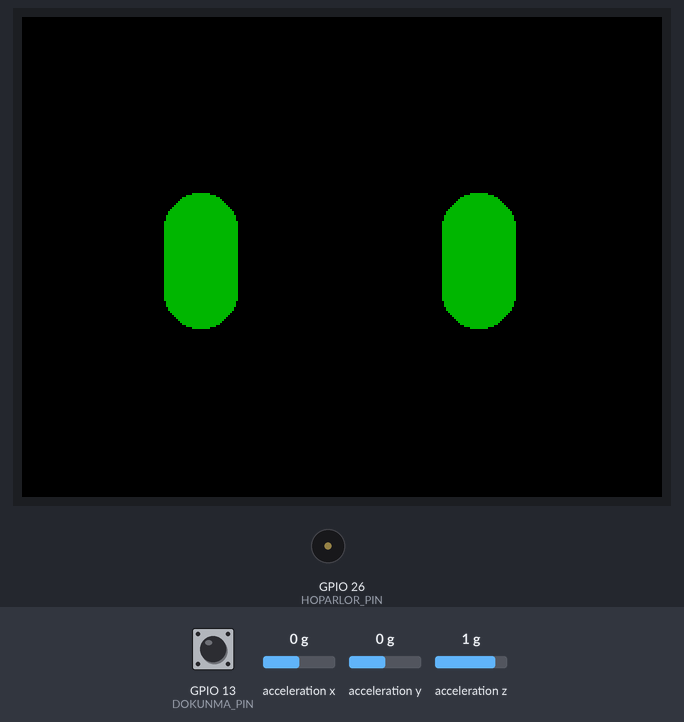
Simulated run of this sketch. Board: ESP32. Shown: 320×240 colour display, buzzer (waves = sounding). Wiring (inferred from the names in the program): MPU-6050 motion sensor at I2C address 0x68. Inputs (shaded band) come from the test bench; at power-on: GPIO 13 (DOKUNMA_PIN) LOW, acceleration y 0 g, acceleration x 0 g, acceleration z 1 g. I2S audio is not simulated (input reads silence); random numbers use the default seed unless the sketch sets one; what the sketch prints to the serial monitor is not drawn.

Above: at 5.26 s.
5.5 s: GPIO 13 (DOKUNMA_PIN) pulled HIGH for 0.3 s
At 9.59 s:
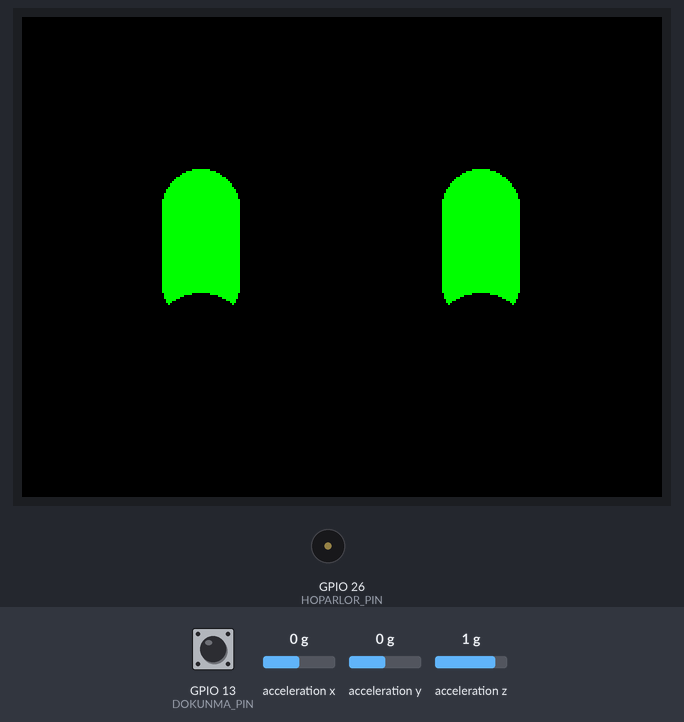
11.1 s: acceleration y set to -1.4 g
At 11.2 s:
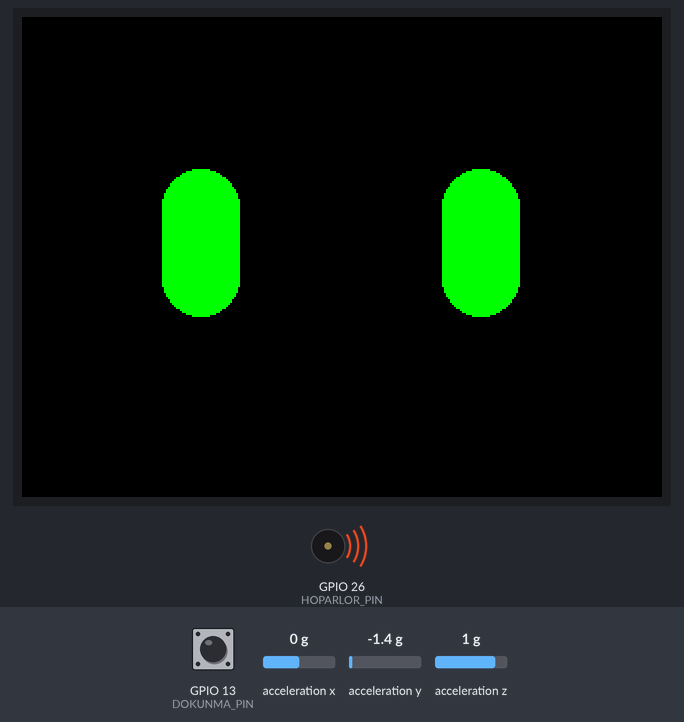
12.8 s: GPIO 13 (DOKUNMA_PIN) pulled HIGH for 1 s
At 13.43 s:
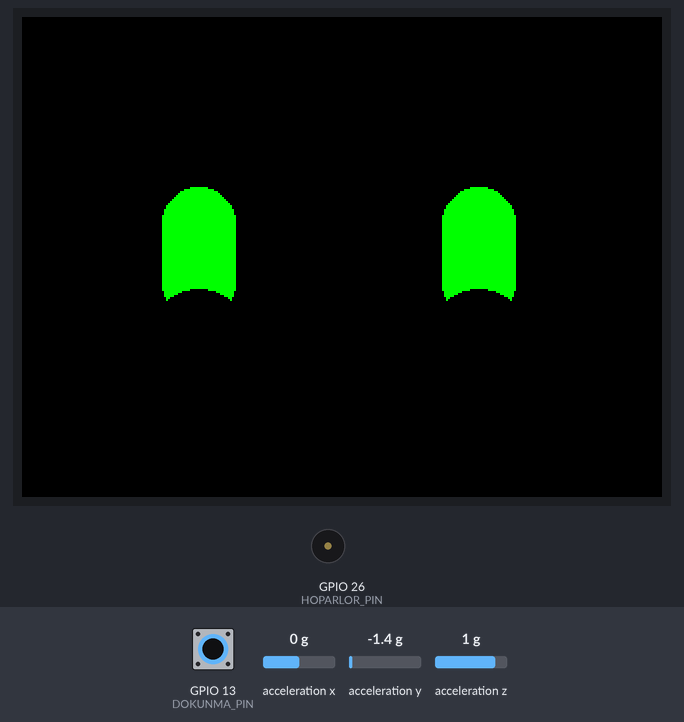
15.3 s: acceleration x set to -0.8 g
At 19.15 s:
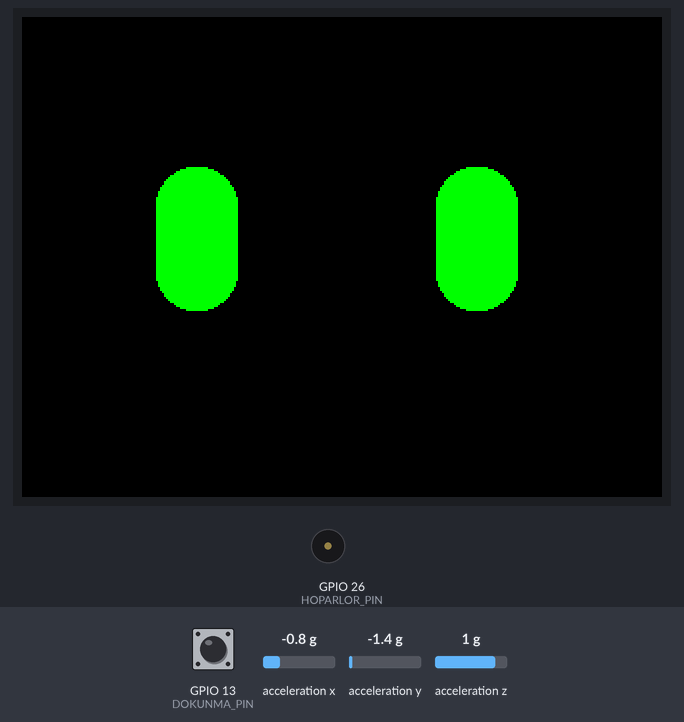
Timing chart, 0 to 19.3 s (numbered marks = the images above; inputs shaded):
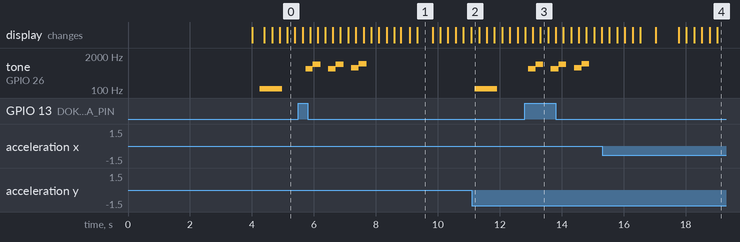

The sketch:

sketch_may5a.ino
```cpp
// --- WiFi / TTS ---
#define TTS_AKTIF  0  // 1 = açık, 0 = kapalı

#include <TFT_eSPI.h>
#include <SPI.h>
#include <Wire.h>
#include <driver/i2s.h>
#if TTS_AKTIF
#include <WiFi.h>
#include <esp_task_wdt.h>
#include "AudioGeneratorMP3.h"
#include "AudioFileSourceHTTPStream.h"
#include "AudioOutputI2S.h"
#endif
#define WIFI_SSID  "Mustafa"
#define WIFI_SIFRE "musti123"

TFT_eSPI tft = TFT_eSPI();
TFT_eSprite spr = TFT_eSprite(&tft);

// --- Ayarlar ---
#define EKRAN_GENISLIK 320
#define EKRAN_YUKSEKLIK 240
#define SENSOR_KULLAN 0 // Sensörleri aktif etmek için 1 yapın

// --- Hoparlör ---
#define HOPARLOR_PIN 26
#define LEDC_KANAL   0
#define LEDC_COZUNURLUK 8

// --- Dokunma Sensörü ---
#define DOKUNMA_PIN 13

// --- MPU6050 Hareket Sensörü ---
#define MPU_ADRES      0x68
#define MPU_SDA        21
#define MPU_SCL        22
#define SARSMA_ESIGI   12000
#define SARSMA_BEKLEME 3000

int16_t accX = 0, accY = 0, accZ = 0;
float egilimX = 0, egilimY = 0;
unsigned long sonMpuOkuma   = 0;
unsigned long sonSarsmaZamani = 0;

// --- Mikrofon (INMP441) ---
#define MIC_SCK      14
#define MIC_WS       27
#define MIC_SD       32
#define MIC_I2S_PORT I2S_NUM_1
#define SES_ESIGI    150000
#define SES_BITIS_SURESI 2000

volatile int32_t sesSeviyesi = 0;
unsigned long sonSesZamani   = 0;

// --- Göz Yapısı ve Değişkenleri ---
struct Goz {
  float currentX;
  float currentY;
  float targetX;
  float targetY;
  float currentWidth;
  float currentHeight;
  float targetWidth;
  float targetHeight;
  float previousX;

  void update() {
    // Linear Interpolation (Yumuşak geçiş)
    float hiz = 0.15; // Değer 1'e ne kadar yakınsa o kadar hızlı
    previousX = currentX;
    currentX += (targetX - currentX) * hiz;
    currentY += (targetY - currentY) * hiz;
    currentWidth += (targetWidth - currentWidth) * hiz;
    currentHeight += (targetHeight - currentHeight) * hiz;
  }
};

Goz solGoz =  {70, 80, 70, 80, 40, 80, 40, 80, 70};
Goz sagGoz = {210, 80, 210, 80, 40, 80, 40, 80, 210};

// --- Duygu ve Durum Makinesi ---
enum AibiDurum { IDLE, MUTLU, UZGUN, SASKIN, SINIRLI, UYKULU, KAFASALLA, SOLA_BAK, SAGA_BAK, MERAK, SUPHE, TITREME, DINLIYOR };
AibiDurum mevcutDurum = IDLE;
unsigned long sonDurumDegisimi = 0;
unsigned long beklemeSuresi = 3000;

// Göz Kırpma Zamanlayıcıları
unsigned long sonGozKirpma = 0;
bool gozKirpiyorMu = false;

// Kafa Sallama Değişkenleri
int kafaSallaAsama = 0;
unsigned long sonKafaSallaZaman = 0;

// Ses Değişkenleri
unsigned long sesBitisZamani = 0;
bool sesAktifMi = false;

// Gülme Ses Dizisi
struct TonAdim { int frekans; int sure; };
const TonAdim GULME_SIRASI[] = {
  {650, 60}, {950, 70}, {0, 45},
  {650, 60}, {950, 70}, {0, 45},
  {700, 65}, {1000, 90}, {0, 0}
};
const int GULME_ADIM_SAYISI = 9;
int aktifAdim = -1;
unsigned long adimBitisZamani = 0;

// Dokunma Sensörü
bool oncekiDokunmaDurumu = false;
unsigned long sonDokunmaZamani = 0;

// TTS
volatile bool ttsCal = false;
volatile bool ttsAktif = false;

void sesBaslat(int frekans, int sureMilis) {
  if (ttsAktif) return;
  aktifAdim = -1;
  ledcWriteTone(HOPARLOR_PIN, frekans);
  sesBitisZamani = millis() + sureMilis;
  sesAktifMi = true;
}

void gulmeBaslat() {
  aktifAdim = 0;
  ledcWriteTone(HOPARLOR_PIN, GULME_SIRASI[0].frekans);
  adimBitisZamani = millis() + GULME_SIRASI[0].sure;
  sesAktifMi = true;
}

void sesKontrol() {
  if (ttsAktif) return;
  unsigned long simdikiZaman = millis();
  if (aktifAdim >= 0 && simdikiZaman >= adimBitisZamani) {
    aktifAdim++;
    if (aktifAdim >= GULME_ADIM_SAYISI) {
      aktifAdim = -1;
      sesAktifMi = false;
      ledcWriteTone(HOPARLOR_PIN, 0);
    } else {
      ledcWriteTone(HOPARLOR_PIN, GULME_SIRASI[aktifAdim].frekans);
      adimBitisZamani = simdikiZaman + GULME_SIRASI[aktifAdim].sure;
    }
  } else if (aktifAdim < 0 && sesAktifMi && simdikiZaman >= sesBitisZamani) {
    ledcWriteTone(HOPARLOR_PIN, 0);
    sesAktifMi = false;
  }
}

void durumSesiCal(AibiDurum durum) {
  switch (durum) {
    case MUTLU:      sesBaslat(880, 120); break;
    case UZGUN:      sesBaslat(220, 350); break;
    case SASKIN:     sesBaslat(1200, 100); break;
    case SINIRLI:    sesBaslat(140, 400); break;
    case UYKULU:     sesBaslat(280, 250); break;
    case MERAK:      sesBaslat(520, 150); break;
    case SUPHE:      sesBaslat(360, 200); break;
    case TITREME:    sesBaslat(110, 500); break;
    case SOLA_BAK:
    case SAGA_BAK:   sesBaslat(600, 60);  break;
    case KAFASALLA:  sesBaslat(700, 80);  break;
    default: break; // IDLE: sessiz
  }
}

#if TTS_AKTIF
void audioGorev(void* param) {
  while (true) {
    if (ttsCal) {
      ttsCal = false;
      if (WiFi.status() != WL_CONNECTED) {
        Serial.println("TTS: WiFi bagli degil, atlaniyor.");
        ttsAktif = false;
        vTaskDelay(50 / portTICK_PERIOD_MS);
        continue;
      }
      Serial.println("TTS: Ses indiriliyor...");
      ttsAktif = true;
      ledcDetach(HOPARLOR_PIN);

      AudioFileSourceHTTPStream *file = new AudioFileSourceHTTPStream(
        "http://translate.google.com/translate_tts?ie=UTF-8&client=tw-ob&q=Merhaba+ben+Aibi&tl=tr"
      );
      AudioOutputI2S *out = new AudioOutputI2S(0, AudioOutputI2S::INTERNAL_DAC);
      out->SetOutputModeMono(true);
      out->SetGain(0.8);
      AudioGeneratorMP3 *mp3 = new AudioGeneratorMP3();
      mp3->begin(file, out);
      unsigned long ttsBaslangic = millis();
      while (mp3->isRunning()) {
        esp_task_wdt_reset();
        if (!mp3->loop()) mp3->stop();
        if (millis() - ttsBaslangic > 15000) {
          Serial.println("TTS: Zaman asimi, durduruluyor.");
          mp3->stop();
          break;
        }
      }
      delete mp3;
      delete file;
      delete out;

      ledcAttach(HOPARLOR_PIN, 2000, LEDC_COZUNURLUK);
      ttsAktif = false;
      Serial.println("TTS: Bitti.");
    }
    vTaskDelay(50 / portTICK_PERIOD_MS);
  }
}
#endif

void mikGorev(void* param) {
  int32_t samples[128];
  size_t bytes_read;
  while (true) {
    i2s_read(MIC_I2S_PORT, samples, sizeof(samples), &bytes_read, portMAX_DELAY);
    int count = bytes_read / sizeof(int32_t);
    int32_t maxVal = 0;
    for (int i = 0; i < count; i++) {
      int32_t v = abs(samples[i] >> 8);
      if (v > maxVal) maxVal = v;
    }
    sesSeviyesi = maxVal;
    vTaskDelay(1);
  }
}

void setup() {
  Serial.begin(115200);
  delay(4000);
  Serial.println("\n\n--- Aibi Gelismis Animasyon Sistemi Baslatiliyor ---");

  ledcAttach(HOPARLOR_PIN, 2000, LEDC_COZUNURLUK);
  pinMode(DOKUNMA_PIN, INPUT);

  // MPU6050 başlat
  Wire.begin(MPU_SDA, MPU_SCL);
  // I2C Tarama
  Serial.println("I2C tarama basliyor...");
  int bulunan = 0;
  for (byte adres = 1; adres < 127; adres++) {
    Wire.beginTransmission(adres);
    if (Wire.endTransmission() == 0) {
      Serial.printf("Cihaz bulundu: 0x%02X\n", adres);
      bulunan++;
    }
  }
  if (bulunan == 0) Serial.println("Hicbir I2C cihazi bulunamadi!");
  Wire.beginTransmission(MPU_ADRES);
  Wire.write(0x6B);
  Wire.write(0x00); // Uyku modundan çık
  Wire.endTransmission(true);

  // Mikrofon I2S başlat
  i2s_config_t micConfig = {
    .mode = (i2s_mode_t)(I2S_MODE_MASTER | I2S_MODE_RX),
    .sample_rate = 16000,
    .bits_per_sample = I2S_BITS_PER_SAMPLE_32BIT,
    .channel_format = I2S_CHANNEL_FMT_ONLY_LEFT,
    .communication_format = I2S_COMM_FORMAT_STAND_I2S,
    .intr_alloc_flags = ESP_INTR_FLAG_LEVEL1,
    .dma_buf_count = 4,
    .dma_buf_len = 64,
    .use_apll = false,
    .tx_desc_auto_clear = false,
    .fixed_mclk = 0
  };
  i2s_pin_config_t micPins = {
    .bck_io_num   = MIC_SCK,
    .ws_io_num    = MIC_WS,
    .data_out_num = I2S_PIN_NO_CHANGE,
    .data_in_num  = MIC_SD
  };
  i2s_driver_install(MIC_I2S_PORT, &micConfig, 0, NULL);
  i2s_set_pin(MIC_I2S_PORT, &micPins);
  i2s_zero_dma_buffer(MIC_I2S_PORT);
  xTaskCreatePinnedToCore(mikGorev, "MIK", 4096, NULL, 1, NULL, 0);

#if TTS_AKTIF
  WiFi.begin(WIFI_SSID, WIFI_SIFRE);
  Serial.print("WiFi baglaniyor");
  unsigned long wifiBaslangic = millis();
  while (WiFi.status() != WL_CONNECTED && millis() - wifiBaslangic < 10000) {
    delay(500);
    Serial.print(".");
  }
  Serial.println(WiFi.status() == WL_CONNECTED ? " Baglandi!" : " Basarisiz!");
  xTaskCreatePinnedToCore(audioGorev, "TTS", 16384, NULL, 1, NULL, 0);
#endif

  tft.init();
  tft.setRotation(1);
  tft.fillScreen(TFT_BLACK);

  // Sprite oluştur (8-bit renk derinliği - RAM'den %50 tasarruf eder)
  spr.setColorDepth(8);
  void* spritePtr = spr.createSprite(EKRAN_GENISLIK, EKRAN_YUKSEKLIK);

  if (spritePtr == nullptr) {
    Serial.println("HATA: Sprite (Tuval) icin yeterli RAM bulunamadi!");
  } else {
    Serial.println("Sprite basariyla hafizada olusturuldu.");
  }

  spr.fillSprite(TFT_BLACK);
  Serial.println("Aibi animasyon sistemi hazir!");

  if (SENSOR_KULLAN) {
    // Sensör pin modları buraya eklenebilir
  }
}

// Tüm özellikleri hedeflere aktarır
void hedefBelirle(float sX, float sY, float sW, float sH, float sgX, float sgY, float sgW, float sgH) {
  solGoz.targetX = sX; solGoz.targetY = sY;
  solGoz.targetWidth = sW; solGoz.targetHeight = sH;

  sagGoz.targetX = sgX; sagGoz.targetY = sgY;
  sagGoz.targetWidth = sgW; sagGoz.targetHeight = sgH;
}

// Sadece pozisyonu kaydırmak için yardımcı fonksiyon
void bakisYonu(float xOffset, float yOffset) {
  hedefBelirle(70 + xOffset + egilimX, 80 + yOffset + egilimY, 40, 80,
               210 + xOffset + egilimX, 80 + yOffset + egilimY, 40, 80);
}

void dokunmaSensoruKontrol() {
  bool simdikiDurum = digitalRead(DOKUNMA_PIN);
  unsigned long simdikiZaman = millis();

  // Yükselen kenar: dokunma başladı (50ms debounce)
  if (simdikiDurum && !oncekiDokunmaDurumu && (simdikiZaman - sonDokunmaZamani > 5000)) {
    sonDokunmaZamani = simdikiZaman;
    mevcutDurum = MUTLU;
    sonDurumDegisimi = simdikiZaman;
    beklemeSuresi = 5000;
#if TTS_AKTIF
    if (!ttsAktif) ttsCal = true;
#endif
    gulmeBaslat();
    Serial.println("Dokunma algilandi! TTS tetiklendi.");
  }
  oncekiDokunmaDurumu = simdikiDurum;
}

void durumMakinesiGuncelle() {
  unsigned long simdikiZaman = millis();

  // Sensörler açıksa durumu sensörlere göre belirle
  if (SENSOR_KULLAN) {
    // Örnek Sensör Mantığı:
    // float mesafe = mesafeOku();
    // if (mesafe < 10) mevcutDurum = SASKIN;
    // else mevcutDurum = IDLE;
  }
  else {
    // Rastgele durum geçişi kapalı (test modu)
    // Dokunma sensörü ve MPU6050 hâlâ durum değiştirebilir
    if (mevcutDurum != KAFASALLA && mevcutDurum != DINLIYOR
        && simdikiZaman - sonDurumDegisimi > beklemeSuresi) {
      mevcutDurum = IDLE;
      sonDurumDegisimi = simdikiZaman;
    }
  }
}

void gozKirpmaKontrolu() {
  unsigned long simdikiZaman = millis();

  // Göz kırpma açıkken (kapanmışken) 150ms sonra geri aç
  if (gozKirpiyorMu && (simdikiZaman - sonGozKirpma > 150)) {
    gozKirpiyorMu = false;
    // Hedef boyutları duruma göre normale döndür (Bazı durumlar hariç)
    if (mevcutDurum != UYKULU && mevcutDurum != SINIRLI && mevcutDurum != UZGUN && mevcutDurum != MERAK && mevcutDurum != SUPHE) {
      solGoz.targetHeight = 80;
      sagGoz.targetHeight = 80;
    }
    sonGozKirpma = simdikiZaman;
  }
  // Rastgele göz kırpma tetiklemesi (2 saniye ile 6 saniye arası)
  else if (!gozKirpiyorMu && (simdikiZaman - sonGozKirpma > random(2000, 6000))) {
    // Belirli durumlardayken (Idle, Sola/Sağa bakma vb.) göz kırp
    if (mevcutDurum == IDLE || mevcutDurum == SOLA_BAK || mevcutDurum == SAGA_BAK || mevcutDurum == MUTLU || mevcutDurum == MERAK) {
      gozKirpiyorMu = true;
      sonGozKirpma = simdikiZaman;
      // Göz yüksekliklerini anında 2 yap (Kapanma efekti)
      solGoz.targetHeight = 2;
      sagGoz.targetHeight = 2;
    }
  }
}

void kafaSallaGuncelle() {
  unsigned long simdikiZaman = millis();
  // Her 200ms'de bir başı yukarı/aşağı oynat
  if (simdikiZaman - sonKafaSallaZaman > 200) {
    sonKafaSallaZaman = simdikiZaman;
    if (kafaSallaAsama == 0) { bakisYonu(0, -25); kafaSallaAsama++; }
    else if (kafaSallaAsama == 1) { bakisYonu(0, 25); kafaSallaAsama++; }
    else if (kafaSallaAsama == 2) { bakisYonu(0, -25); kafaSallaAsama++; }
    else if (kafaSallaAsama == 3) { bakisYonu(0, 0); mevcutDurum = IDLE; kafaSallaAsama = 0; }
  }
}

void animasyonlariHesapla() {
  switch (mevcutDurum) {
    case IDLE:
    {
      bakisYonu(0, 0);
      // NEFES ALMA (Breathing) Fiziği: Yükseklik hafifçe sinüs dalgasıyla değişir
      float nefes = sin(millis() / 400.0) * 4.0;
      if (!gozKirpiyorMu) {
        solGoz.targetHeight = 80 + nefes;
        sagGoz.targetHeight = 80 + nefes;
      }
      break;
    }
    case SOLA_BAK:
      bakisYonu(-45, 0);
      break;
    case SAGA_BAK:
      bakisYonu(45, 0);
      break;
    case MUTLU:
      bakisYonu(0, -5);
      break;
    case UZGUN:
      bakisYonu(0, 15);
      solGoz.targetHeight = 50; sagGoz.targetHeight = 50;
      break;
    case SASKIN:
      bakisYonu(0, -10);
      // Gözler kocaman olur
      hedefBelirle(60, 60, 60, 100, 200, 60, 60, 100);
      break;
    case SINIRLI:
      bakisYonu(0, 10);
      solGoz.targetHeight = 50; sagGoz.targetHeight = 50;
      break;
    case UYKULU:
      bakisYonu(0, 25);
      solGoz.targetHeight = 25; sagGoz.targetHeight = 25;
      break;
    case KAFASALLA:
      kafaSallaGuncelle();
      break;
    case MERAK:
      bakisYonu(0, -5);
      if (!gozKirpiyorMu) {
        solGoz.targetHeight = 80;
        sagGoz.targetHeight = 45; // Tek göz kısık (Sanki kaş kaldırmış gibi)
      }
      break;
    case SUPHE:
    {
      // Kısık gözlerle yavaşça tarama yapar
      float tarama = sin(millis() / 500.0) * 25.0;
      bakisYonu(tarama, 0);
      if (!gozKirpiyorMu) {
        solGoz.targetHeight = 30;
        sagGoz.targetHeight = 30;
      }
      break;
    }
    case TITREME:
      bakisYonu(0, 15);
      if (!gozKirpiyorMu) {
        solGoz.targetHeight = 55; sagGoz.targetHeight = 55;
        solGoz.targetWidth = 35; sagGoz.targetWidth = 35;
      }
      break;
    case DINLIYOR:
    {
      // Hızlı sol-sağ tarama: ses kaynağını arıyor gibi
      float tarama = sin(millis() / 120.0) * 40.0;
      bakisYonu(tarama, -5);
      if (!gozKirpiyorMu) {
        solGoz.targetHeight = 88;
        sagGoz.targetHeight = 88;
      }
      break;
    }
  }

  gozKirpmaKontrolu();

  // Pozisyonları hedeflere doğru kaydır
  solGoz.update();
  sagGoz.update();
}

void cizimiGuncelle() {
  spr.fillSprite(TFT_BLACK); // Sadece arka plan tuvalini temizle

  uint16_t gozRengi = TFT_GREEN;
  if (mevcutDurum == SINIRLI)   gozRengi = TFT_RED;
  else if (mevcutDurum == UYKULU)   gozRengi = 0x03E0;   // Koyu yeşil
  else if (mevcutDurum == TITREME)  gozRengi = 0x05E0;   // Hafif soluk yeşil
  else if (mevcutDurum == DINLIYOR) gozRengi = TFT_YELLOW;

  // SQUASH & STRETCH (Ezilme ve Sünme Fiziği)
  // X eksenindeki hızlarına göre genişleyip basıklaşırlar
  float solHizX = abs(solGoz.currentX - solGoz.previousX);
  float sagHizX = abs(sagGoz.currentX - sagGoz.previousX);

  float solCizimW = solGoz.currentWidth + (solHizX * 1.5);
  float solCizimH = solGoz.currentHeight - (solHizX * 1.0);
  if (solCizimH < 5) solCizimH = 5; // Minimum yükseklik sınırı

  float sagCizimW = sagGoz.currentWidth + (sagHizX * 1.5);
  float sagCizimH = sagGoz.currentHeight - (sagHizX * 1.0);
  if (sagCizimH < 5) sagCizimH = 5;

  float solCizimX = solGoz.currentX;
  float solCizimY = solGoz.currentY;
  float sagCizimX = sagGoz.currentX;
  float sagCizimY = sagGoz.currentY;

  // TITREME / KORKU efekti (Rastgele pozisyon sapması)
  if (mevcutDurum == TITREME) {
    solCizimX += random(-3, 4); solCizimY += random(-3, 4);
    sagCizimX += random(-3, 4); sagCizimY += random(-3, 4);
  }

  // Temel göz çizimleri (Tam yuvarlak hap şekli)
  spr.fillRoundRect(solCizimX, solCizimY, solCizimW, solCizimH, solGoz.currentWidth / 2, gozRengi);
  spr.fillRoundRect(sagCizimX, sagCizimY, sagCizimW, sagCizimH, sagGoz.currentWidth / 2, gozRengi);

  // Duygulara özel maskeleme kesikleri (Üçgen ve Daireler)
  if (mevcutDurum == SINIRLI && !gozKirpiyorMu) {
    spr.fillTriangle(solCizimX, solCizimY - 5,
                     solCizimX + solCizimW + 15, solCizimY - 5,
                     solCizimX + solCizimW + 15, solCizimY + 30, TFT_BLACK);

    spr.fillTriangle(sagCizimX - 15, sagCizimY - 5,
                     sagCizimX + sagCizimW, sagCizimY - 5,
                     sagCizimX - 15, sagCizimY + 30, TFT_BLACK);
  }
  else if (mevcutDurum == MUTLU && !gozKirpiyorMu) {
    // Alt kısmı daireyle keserek hilal (^ ^) yap
    spr.fillCircle(solCizimX + solCizimW/2, solCizimY + solCizimH + 10, 25, TFT_BLACK);
    spr.fillCircle(sagCizimX + sagCizimW/2, sagCizimY + sagCizimH + 10, 25, TFT_BLACK);
  }
  else if (mevcutDurum == UZGUN && !gozKirpiyorMu) {
    spr.fillTriangle(solCizimX - 15, solCizimY - 5,
                     solCizimX + solCizimW, solCizimY - 5,
                     solCizimX - 15, solCizimY + 25, TFT_BLACK);

    spr.fillTriangle(sagCizimX, sagCizimY - 5,
                     sagCizimX + sagCizimW + 15, sagCizimY - 5,
                     sagCizimX + sagCizimW + 15, sagCizimY + 25, TFT_BLACK);
  }

  // Çizimi ekrana yolla (Titreşimi önler)
  spr.pushSprite(0, 0);
}

void mpuGuncelle() {
  if (millis() - sonMpuOkuma < 50) return;
  sonMpuOkuma = millis();

  Wire.beginTransmission(MPU_ADRES);
  Wire.write(0x3B);
  Wire.endTransmission(false);
  Wire.requestFrom(MPU_ADRES, 6, true);
  int16_t yX = Wire.read() << 8 | Wire.read();
  int16_t yY = Wire.read() << 8 | Wire.read();
  int16_t yZ = Wire.read() << 8 | Wire.read();
  Serial.printf("accX:%d accY:%d accZ:%d egilimX:%.1f egilimY:%.1f\n", yX, yY, yZ, egilimX, egilimY);

  // Sarsma tespiti
  int32_t delta = abs(yX - accX) + abs(yY - accY) + abs(yZ - accZ);
  accX = yX; accY = yY; accZ = yZ;

  if (delta > SARSMA_ESIGI && millis() - sonSarsmaZamani > SARSMA_BEKLEME
      && mevcutDurum != DINLIYOR && mevcutDurum != MUTLU) {
    sonSarsmaZamani = millis();
    mevcutDurum = (random(2) == 0) ? SASKIN : TITREME;
    sonDurumDegisimi = millis();
    beklemeSuresi = 2000;
    durumSesiCal(mevcutDurum);
  }

  // Eğim → göz yönü (sadece sakin durumlarda)
  if (mevcutDurum == IDLE || mevcutDurum == SOLA_BAK || mevcutDurum == SAGA_BAK) {
    float hX = constrain(accX / 400.0f, -40.0f, 40.0f);
    float hY = constrain(accY / 500.0f, -25.0f, 25.0f);
    egilimX += (hX - egilimX) * 0.1f;
    egilimY += (hY - egilimY) * 0.1f;
  } else {
    egilimX *= 0.9f;
    egilimY *= 0.9f;
  }
}

void mikSesDinle() {
  unsigned long simdi = millis();
  if (sesSeviyesi > SES_ESIGI) {
    sonSesZamani = simdi;
    if (mevcutDurum != DINLIYOR && mevcutDurum != MUTLU) {
      mevcutDurum = DINLIYOR;
      sonDurumDegisimi = simdi;
    }
  } else if (mevcutDurum == DINLIYOR && simdi - sonSesZamani > SES_BITIS_SURESI) {
    mevcutDurum = IDLE;
    sonDurumDegisimi = simdi;
    beklemeSuresi = 3000;
  }
}

void loop() {
  mpuGuncelle();
  mikSesDinle();
  dokunmaSensoruKontrol();
  durumMakinesiGuncelle();
  animasyonlariHesapla();
  cizimiGuncelle();
  sesKontrol();
  delay(16); // Yaklaşık 60 FPS için bekleme, loop'u çok hızlı dönmekten korur
}
```

Measured:
- after the input at 5.5 s, tone on GPIO 26 (HOPARLOR_PIN): plays 650 Hz for 0.23 s, 950 Hz for 0.25 s, 650 Hz for 0.25 s, 950 Hz for 0.25 s, 700 Hz for 0.25 s, 1000 Hz for 0.25 s, starting after 0.23 s
- after the input at 11.1 s, tone on GPIO 26 (HOPARLOR_PIN): silent → 110 Hz after 0.09 s, → silent 0.73 s later
- after the input at 12.8 s, tone on GPIO 26 (HOPARLOR_PIN): plays 650 Hz for 0.23 s, 950 Hz for 0.25 s, 650 Hz for 0.25 s, 950 Hz for 0.25 s, 700 Hz for 0.25 s, 1000 Hz for 0.25 s, starting after 0.12 s
- what the display in image 1 shows lasts 0.5 s, from 9.3 s to 9.8 s
